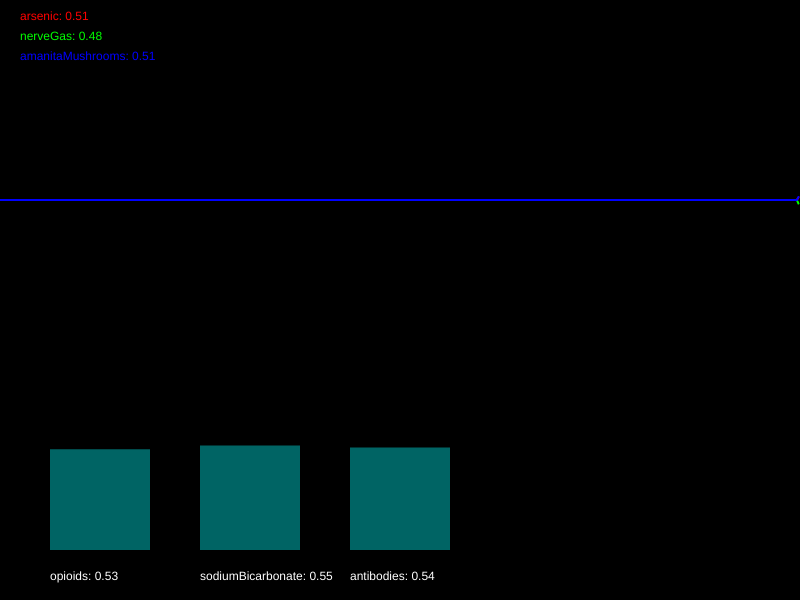
Frame 1 (no input)
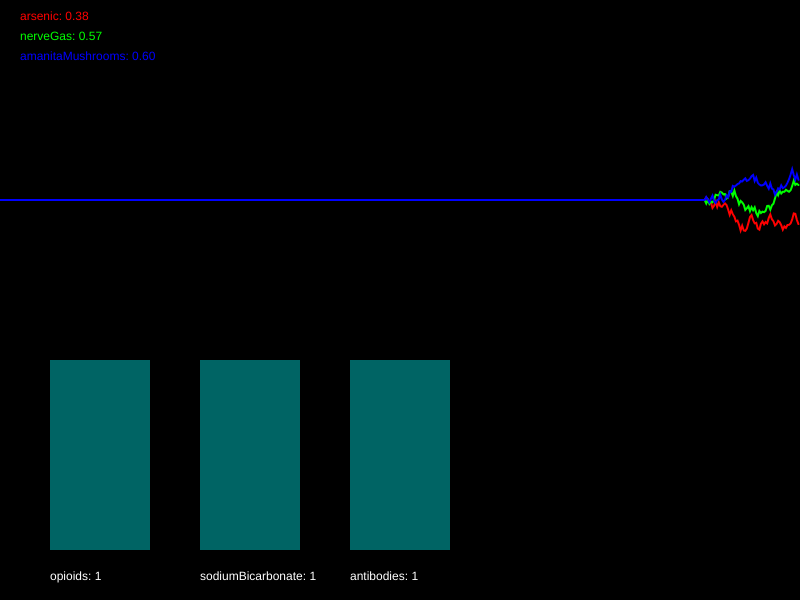
Frame 60 (no input)
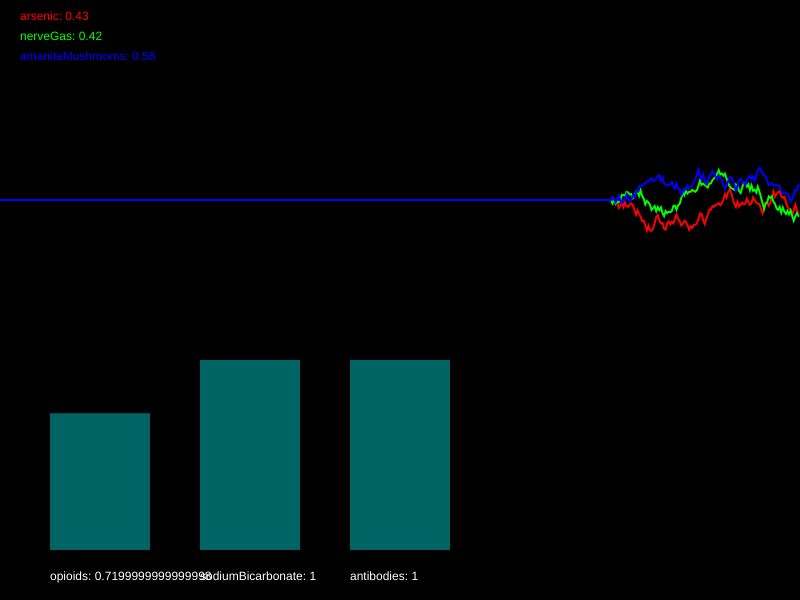
Frame 120 (the mouse pressed at the canvas centre since frame 60)

The p5.js sketch that drew these frames (run headless with seeded random() and noise() and a simulated clock; from frame 60 on, the mouse is pressed at the canvas centre):

// p5.js sketch
// ── sketch.js
/*

Officer: 7311170
CaseNum: 401-0-95671252-7311170

Case 401 - The Case of Norbert's Weiner Stand
Stage 1 - Noxious Weiner

Console city has been plunged into chaos. The notorious poisoner Norbert has struck the population down with a potent poison. Word has it that he is smuggling his venomous filth via a streetside weiner stand. Hundreds of people have been affected, and the municipal water company tells me that their sewers are at full capacity. This is no laughing matter. I need you to head down to our lab and work on an antidote.

You must develop the antidote by using conditional statements in the draw loop to
do the following:

	- When arsenic goes above 0.28, decrement opioids by 0.02
	- If nerveGas goes above 0.48, try increasing opioids by 0.05
	- When amanitaMushrooms goes above 0.54, decrement sodiumBicarbonate by 0.03
	- When arsenic goes above 0.36, try increasing sodiumBicarbonate by 0.05
	- If amanitaMushrooms goes above 0.63, reduce antibodies by 0.02
	- If nerveGas dips below 0.74, increment antibodies by 0.04


Your conditional statements should consider the following poisons:

	- arsenic
	- nerveGas
	- amanitaMushrooms


Your conditional statements should modify the following antidotes:

	- opioids
	- sodiumBicarbonate
	- antibodies


- There are many ways to complete this task but you should only use the following commands and operators:

	if(){}
	>
	<
	+=
	-=

*/

//Declare the poison variables
var arsenic;
var nerveGas;
var amanitaMushrooms;


//Declare the antidote variables
var opioids;
var sodiumBicarbonate;
var antibodies;


//This variable is used for drawing the graph
var graphs;


function setup()
{

	createCanvas(800,600);
	strokeWeight(2);

	//initialise the poisons and antidotes
	arsenic = 0.5;
	nerveGas = 0.5;
	amanitaMushrooms = 0.5;
	opioids = 0.5;
	sodiumBicarbonate = 0.5;
	antibodies = 0.5;


	//fills the graph with empty values
	graphs = [];

	for(var i = 0; i < 3; i++)
	{
		graphs.push([]);
		for(var j = 0; j < 512; j++)
		{
			graphs[i].push(0.5);
		}
	}

}

function draw()
{

	//Develop the antidote below
	//Write conditional statements to change the amount of each substance ...
   
    if(arsenic > 0.28){
		opioids -= 0.02;
	}
    
    if (nerveGas > 0.48){
        opioids += 0.05;
    }
    if (amanitaMushrooms > 0.54){
        sodiumBicarbonate -= 0.03;
    }
    if (arsenic > 0.36) {
        sodiumBicarbonate +=0.05;
    }
    if (amanitaMushrooms > 0.63){
        antibodies -= 0.02;
    }
    if (nerveGas < 0.74){
        antibodies +=0.04;
    }


	//////////////////////////////////////////////////////

	//the code below generates new values using random numbers

	/*
		For testing, you might want to temporarily comment out
		these lines and set the same variables to constant values
		instead.
	*/

	arsenic = nextValue(graphs[0],arsenic);
	nerveGas = nextValue(graphs[1],nerveGas);
	amanitaMushrooms = nextValue(graphs[2],amanitaMushrooms);


	opioids = constrain(opioids, 0, 1);
	sodiumBicarbonate = constrain(sodiumBicarbonate, 0, 1);
	antibodies = constrain(antibodies, 0, 1);


	///////// DO NOT CHANGE THE CODE BELOW ///////////

	//drawing code

	// set background
	background(0);
	noFill();

	//draw the graphs for the vitals
	var colors = [
	color(255, 0, 0),
	color(0, 255, 0),
	color(0, 0, 255),
	color(255, 0, 255),
	color(255, 255, 0),
	color(0, 255, 255)
	];

	for(var i = 0; i < graphs.length; i++)
	{
		stroke(colors[i]);
		drawGraph(graphs[i]);
	}

	//draw the poisons as text
	noStroke();
	fill(colors[0]);
	text('arsenic: ' + nf(arsenic,1,2), 20,20);
	fill(colors[1]);
	text('nerveGas: ' + nf(nerveGas,1,2), 20,40);
	fill(colors[2]);
	text('amanitaMushrooms: ' + nf(amanitaMushrooms,1,2), 20,60);


	//draw the antidotes bar chart
	drawBar(opioids,50,'opioids');
	drawBar(sodiumBicarbonate,200,'sodiumBicarbonate');
	drawBar(antibodies,350,'antibodies');


}

function nextValue(graph, val)
{
	//gets the next value for a vital and puts it in an array for drawing
	var delta = random(-0.03,0.03);

	val += delta;
	if(val > 1 || val < 0)
	{
		delta *= -1;
		val += delta * 2;
	}

	graph.push(val)
	graph.shift();
	return val;
}

function drawGraph(graph)
{
	//draws an array as a graph
	beginShape();
	for(var i = 0; i < graph.length; i++)
	{
			vertex(width * i/512, height * 0.5 - graph[i]* height/3)
	}
	endShape();
}


function drawBar(val, x, name)
{
	//draws the bars for bar chart
    noStroke();
    fill(0,100,100);
	var mh = height * 0.4 - 50;
	rect(x,(height - 50) - val*mh, 100, val*mh);
    fill(255);
	text(name + ": " + val, x, height - 20);
}
